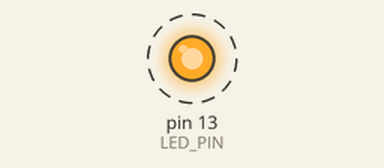
Simulated run of this sketch. Board: Arduino Uno, built with avr-gcc and run on an emulated ATmega328P. Parts: output pins drawn as LEDs (lit = HIGH). Dashed ring = blinking.

Above: at 0.2 s.
Timing chart, 0 to 3.0 s (numbered marks = the images above):
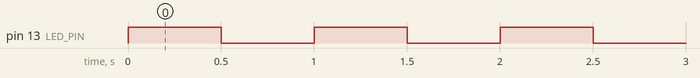

Measured:
- by itself, pin 13 (LED_PIN): alternates HIGH for 0.50 s and LOW for 0.50 s

The sketch:

Listing_5_3_loopstestLED.ino
```cpp
/* Listing 5-3. A for loop test program. */

#define LED_PIN 13

void setup() {
  // put your setup code here, to run once:
  pinMode(LED_PIN, OUTPUT);
}

void loop() {
  // put your main code here, to run repeatedly:
  int counter;

  for (counter = 0; counter < 1000; counter++) {
    if (counter % 2 == 0) {
      digitalWrite(LED_PIN, HIGH);
    } else {
      digitalWrite(LED_PIN, LOW);
    }
    delay(500);
  }
}
```
